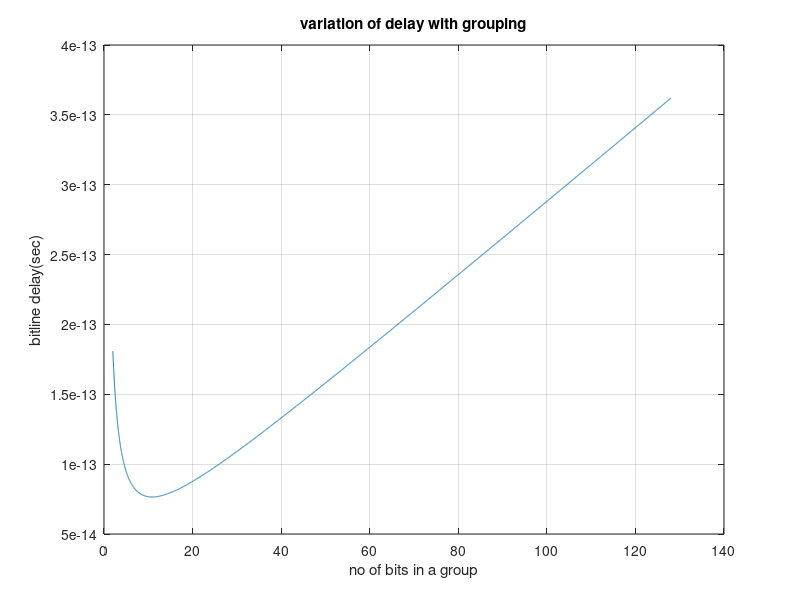

This chart was generated by the following MATLAB code:
clc;
clear all;
close all;
g=2:.01:128;
cm=.085*10^-15;
cd=.07*10^-15;
rm=2.5;
rd=35;
N=128;
l=((N./2*rm*cm)+((N./g)*rd*cd)+((g+2)*rd*cd)+((g+1)*rm*cm));
plot(g,l);
grid on;
title('variation of delay with grouping')
xlabel('no of bits in a group')
ylabel('bitline delay(sec)')